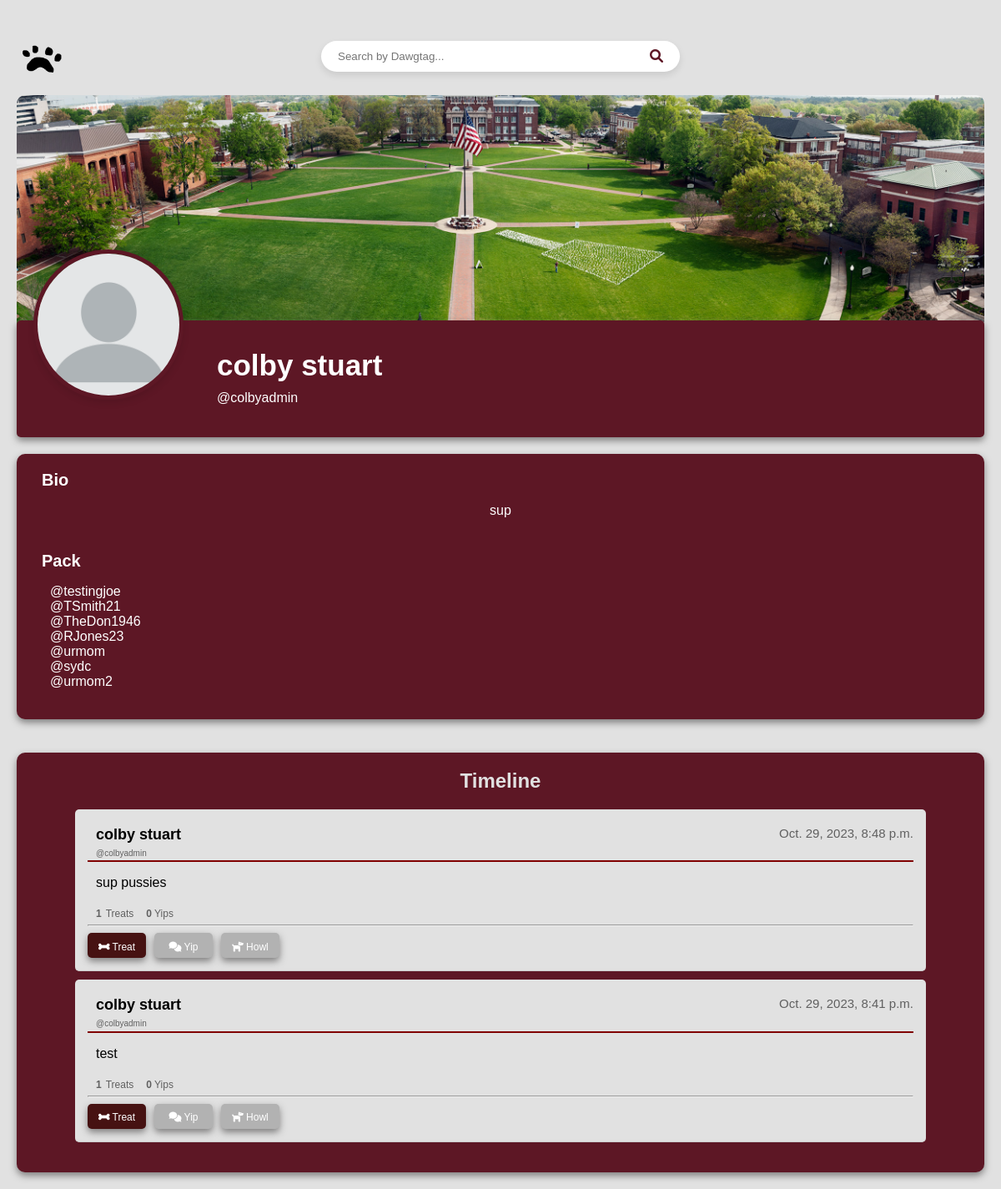
The app's page /main/profile/colbyadmin/ (signed in) with its own data.
### homepage/models.py (models this page shows, shortened)
class DawgHouseUser(AbstractBaseUser, PermissionsMixin):
    username = models.CharField(unique=True, max_length=30)
    first_name = models.CharField(max_length=30)
    last_name = models.CharField(max_length=30)
    bio = models.TextField(blank=True, max_length=200)
    friends = models.ManyToManyField("self", blank=True)
    is_staff = models.BooleanField(default=False)
    USERNAME_FIELD = "username"
    REQUIRED_FIELDS = ["first_name", "last_name"]
    objects = DawgHouseUserManager()

class Bark(models.Model):
    id = models.UUIDField(primary_key=True, default=uuid.uuid4)
    user = models.ForeignKey(settings.AUTH_USER_MODEL, on_delete=models.CASCADE)
    content = models.TextField()
    timestamp = models.DateTimeField(auto_now_add=True)
    num_likes = models.IntegerField(default=0)
    num_yips = models.IntegerField(default=0)
    num_howls = models.IntegerField(default=0)
    treated_by = models.ManyToManyField(
        DawgHouseUser, related_name="treats_given", blank=True
    )

### homepage/views.py (the view)
# urls.py: path("profile/<str:username>/", views.ProfileView, name="profile"),
def ProfileView(request, username):
    user = get_object_or_404(DawgHouseUser, username=username)
    friends_list = user.friends.all()
    barks = Bark.objects.filter(user=user).order_by("-timestamp")
    context = {"user": user, "barks": barks, "friends_list": friends_list}
    if user == request.user:
        return render(request, "user_profile.html", context)
    elif request.user in user.friends.all():
        return render(request, "friend_view.html", context)
    else:
        return render(request, "non_friend_view.html", context)

### homepage/templates/friend_view.html (shortened to what this page needs)
<!DOCTYPE html>
<html>
<head>
    {% load static %}
    <link rel="stylesheet" href="{% static 'friend.css' %}" />
    <link rel="stylesheet" href="https://cdnjs.cloudflare.com/ajax/libs/font-awesome/6.0.0/css/all.min.css">
</head>
<body>
    <div class="top-bar">
        <a href="{% url 'main_timeline' %}" class="logo-link">
            <img
                src="{% static 'images/DHLogo.png' %}"
                alt="DawgHouse Logo"
                class="logo"
            />
        </a>
        <form method="POST" action="{% url 'search_users' %}" class="search-bar-container">
            <input type="text" id="searchInput" name="username" placeholder="Search by Dawgtag...">
            <button type="submit"><i class="fa fa-search" aria-hidden="true"></i></button>
        </form>
    </div>
    <div class="profile-cover">
      <img
        src="{% static 'images/msstate.jpg' %}"
        alt="{{ user.username }}'s cover photo"
      />
    </div>
    <div class="profile-content">
      <div class="profile-header">
        <img
          src="{% static 'images/profilePicture.jpg' %}"
          alt="{{ user.username }}'s profile picture"
        />
        <div class="profile-name-bio">
          <h1>{{ user.first_name }} {{ user.last_name }}</h1>
          <p>@{{ user.username }}</p>
        </div>
      </div>
      <div class="profile-layout">
        <div class="bio-container">
          <strong>Bio</strong>
          <div class="display-bio">
            <p id="bioText">{{ user.bio }}</p>
          </div>
          <div class="friends-list">
            <strong>Pack</strong>
            {% if friends_list %}
            <ul>
              {% for friend in friends_list %}
              <li>@{{ friend.username }}</li>
              {% endfor %}
            </ul>
            {% else %}
            <p>No friends yet!</p>
            {% endif %}
          </div>
        </div>
        <div class="barks-container">
          <h2>Timeline</h2>
          <ul>
            {% for bark in barks %}
            <li class="bark">
              <div class="bark-header">
                  <h3>{{ user.first_name }} {{ user.last_name }}</h3>
                  <p class="timestamp">{{ bark.timestamp }}</p>
              </div>
              <h4>@{{ user.username }}</h4>
              <hr color="maroon">
              <div class="bark-content-display">
                <p>{{ bark.content }}</p>
              </div>
        <div class="counters-container">
          <h4 class="counters-container">
            <strong>{{ bark.num_likes }}</strong> Treats
            <span class="comment-counter"><strong>0</strong> Yips</span>
          </h4>
        </div>
        <hr>
        <div class="button-container">
          <form action="{% url 'give_treat' bark.id user.username %}" method="post">
            {% csrf_token %} {% if user in bark.treated_by.all %}
            <button type="submit" style="background-color: rgb(70, 18, 18)"><i class="fa-solid fa-bone" style="color:white;"></i> Treat</button>
            {% else %}
            <button type="submit"><i class="fa-solid fa-bone" style="color:white;"></i> Treat</button>
            {% endif %}
          </form>
          <button type="button">
              <i class="fa-solid fa-comments" style="color:white;"></i> Yip
          </button>
          <button type="button">
              <i class="fa-solid fa-dog" style="color:white;"></i> Howl
          </button>
      </div>
      </li>
      {% endfor %}
    </ul>
  </div>
</div>
    </body>
  </html>

### homepage/static/friend.css (style rules this page uses)
body { font-family: Arial, sans-serif; background-color: rgb(225, 225, 225); color: #333; margin: 20px; }
.profile-layout { display: flex; flex-wrap: wrap; gap: 20px; width: 100%; }
.profile-content { grid-column: 2; }
.profile-cover img { display: block; width: 100%; height: 300px; object-fit: cover; margin: 0; border-radius: 10px; }
.profile-header { position: relative; background-color: #5d1725; color: white; padding: 20px; display: flex; align-items: center; gap: 15px; margin-top: -30px; min-height: 100px; margin-bottom: 20px; border-radius: 5px; box-shadow: 0 4px 8px rgb(127, 126, 126); }
.profile-header img { position: absolute; top: -85px; left: 20px; width: 170px; height: 170px; object-fit: cover; border-radius: 50%; border: 5px solid #5d1725; box-shadow: 0 4px 8px rgba(0,0,0,0.1); }
.profile-name-bio { display: flex; flex-direction: column; gap: 5px; margin-left: 220px; }
.profile-name-bio h1 { margin: 0; padding: 0; font-size: 35px; margin-top: 0; }
.profile-name-bio p { margin: 5px 0; margin-top: 5px; }
.bark { border-bottom: 1px solid #ccc; padding: 10px 0; }
ul { list-style-type: none; padding: 0; }
.bio-container { flex: 1; background-color: #5d1725; padding: 20px; border-radius: 10px; box-shadow: 0 4px 8px rgb(127, 126, 126); color: white; }
.bio-container strong { display: block; text-align: left; margin-bottom: 10px; margin-left: 10px; font-size: 20px; }
.bio-container p { text-align: center; }
.friends-list { margin-top: 40px; }
.friends-list strong { display: block; margin-bottom: 10px; text-align: left; font-size: 20px; }
.friends-list ul { padding-left: 20px; }
.button-container { display: flex; align-items: center; gap: 10px; }
.top-bar { display: flex; align-items: center; justify-content: space-between; padding: 10px 5px; position: relative; }
.search-bar-container { display: flex; align-items: center; background-color: white; border-radius: 20px; padding: 5px 15px; box-shadow: 0 4px 8px rgba(0,0,0,0.1); position: absolute; left: 50%; transform: translateX(-50%); width: 400px; }
#searchInput { border: none; outline: none; padding: 5px; flex-grow: 1; }
.fa-search { color: #5d1725; cursor: pointer; }
.search-bar-container button { background: none; border: none; padding: 5px; cursor: pointer; color: #5d1725; }
.search-bar-container button .fa-search { font-size: 16px; }
.logo-link { display: inline-block; vertical-align: middle; z-index: 10; }
.logo { height: 70px; width: auto; transition: opacity 0.3s ease; }
.barks-container { flex: 1 100%; width: 60%; margin-left: auto; margin-right: auto; background-color: #5d1725; padding: 20px; border-radius: 10px; box-shadow: 0 4px 8px rgb(127, 126, 126); color: black; margin-top: 20px; }
.barks-container h2 { margin: 0; margin-bottom: 20px; text-align: center; color: #e1e1e1; }
.barks-container ul { list-style-type: none; padding: 0; }
.barks-container li { padding: 15px; margin-left: 50px; margin-right: 50px; margin-bottom: 10px; background-color: rgb(225, 225, 225); border-radius: 5px; }
.barks-container h3 { font-size: 18px; margin-top: 5px; margin-bottom: 0; margin-left: 10px; font-weight: bold; }
.barks-container h4 { font-size: 10px; font-weight: normal; margin-top: -5px; margin-left: 10px; color: #606060; }
.counters-container h4 { font-size: 12px; font-weight: normal; margin-top: 5px; margin-left: 10px; color: #606060; }
.counters-container { display: flex; align-items: center; gap: 5px; flex-wrap: wrap; }
.comment-counter { margin-left: 10px; }
.bark-header { display: flex; justify-content: space-between; }
.barks-container .timestamp { text-align: right; font-size: 15px; margin-top: 5px; color: #606060; }
.barks-container hr { margin-top: -10px; }
.barks-container button { width: 70px; height: 30px; border-radius: 5px; background-color: #b2b2b2; text-align: center; font-size: 12px; font-weight: 300; padding-top: 4px; margin-top: 0px; box-shadow: 0 4px 8px rgb(127, 126, 126); color: white; border: none; }
.barks-container p { margin-left: 10px; }
.bark-content-display { position: relative; padding-right: 25px; }

### records on screen
DawgHouseUser: first_name "colby", last_name "stuart", username "colbyadmin", bio "sup"
DawgHouseUser: username "testingjoe"
DawgHouseUser: username "TSmith21"
DawgHouseUser: username "TheDon1946"
DawgHouseUser: username "RJones23"
DawgHouseUser: username "urmom"
DawgHouseUser: username "sydc"
DawgHouseUser: username "urmom2"
Bark: timestamp "Oct. 29, 2023, 8:48 p.m.", content "sup pussies", num_likes "1", shows "Treat"
Bark: timestamp "Oct. 29, 2023, 8:41 p.m.", content "test", num_likes "1", shows "Treat"
